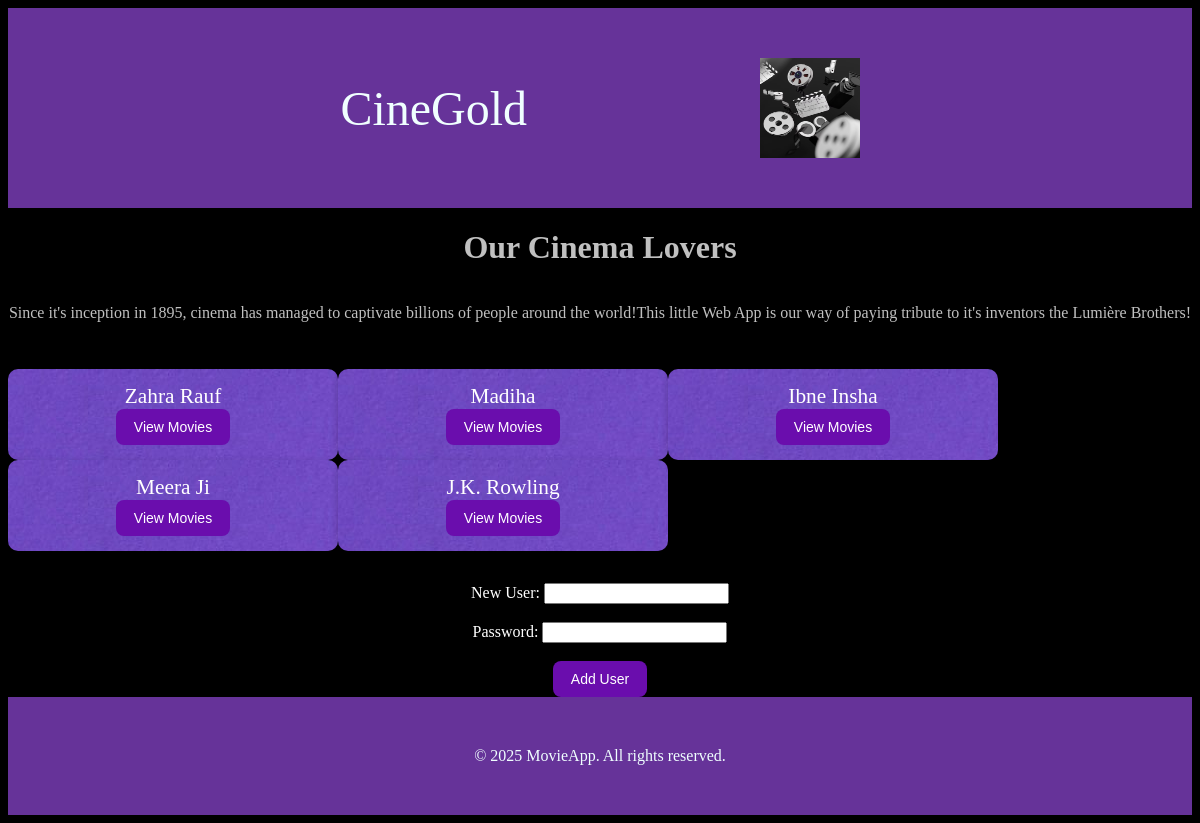
Before: / with the older database file.
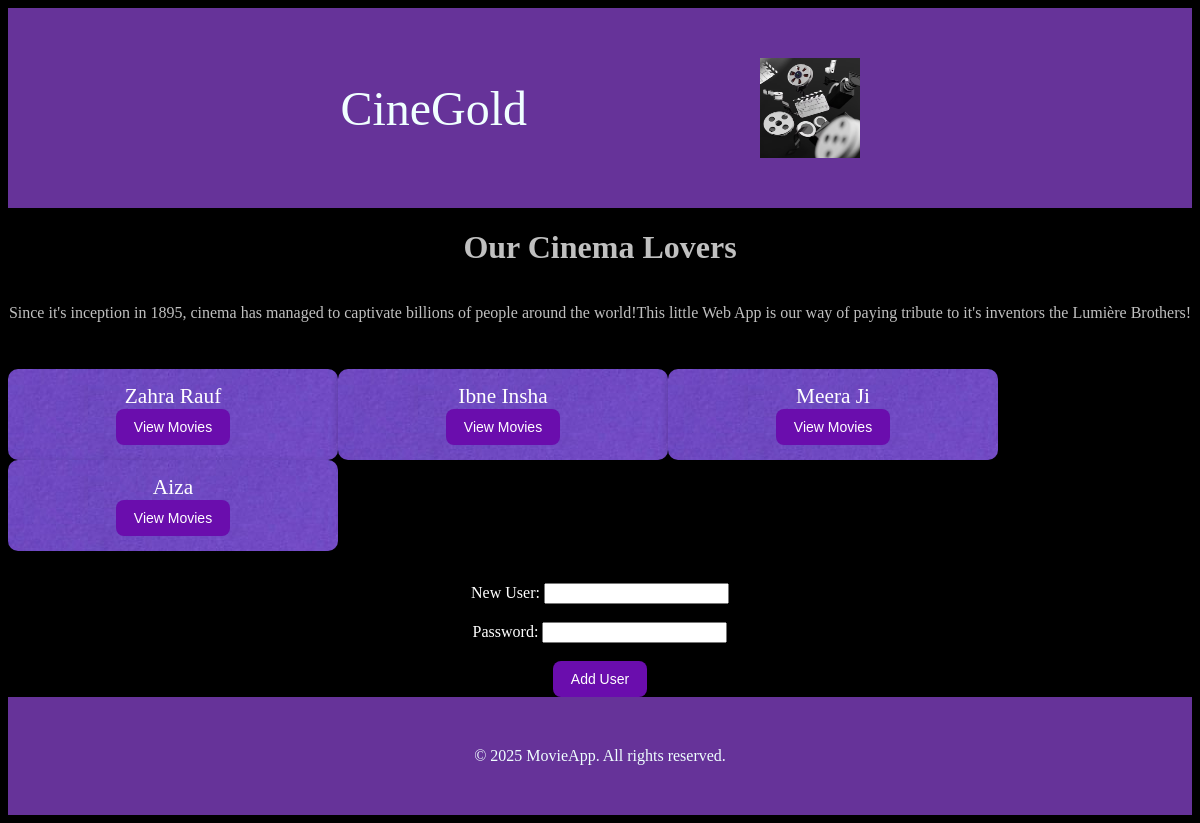
After: the same page with the newer database file.
### models.py (models this page shows, shortened)
class User(db.Model):
    id = db.Column(db.Integer, primary_key=True)
    name = db.Column(db.String(100), nullable=False)
    password = db.Column(db.String(200), nullable=False)
    movies = db.relationship("Movie", backref="user", lazy=True)

### app.py (the view)
@app.route('/')
def display_users():
    users = data_manager.get_users()
    """for user in users:
        print(user.name)
        print(user.password)"""
    if not users:
        flash("Please add some users", "error")
        return render_template('index.html', users=users, messages=messages)
    return render_template('index.html', users=users)

### data_manager.py (called while the page is built)
    def get_users(self):
        users = User.query.all()
        return users

### templates/index.html (shortened to what this page needs)
<!DOCTYPE html>
<html lang="en">
<head>
    <link rel="stylesheet" href="{{ url_for('static', filename='style.css') }}">
</head>
<body>
    <header>CineGold
    <img src="/static/images/cinelogo.avif" alt="The website logo" width="100" height="100">
    </header>
    <h1 class="user-heading">Our Cinema Lovers</h1>
    <p>Since it's inception in 1895, cinema has managed to captivate billions of people around the world!</p>
    <p>This little Web App is our way of paying tribute to it's inventors the Lumière Brothers!</p>
        <ul class="user-list">
        {% for user in users %}
         <li class="user-card">
            <span>{{ user.name }}</span>
             <form action="{{ url_for('display_movies', user_id=user.id) }}" method="get">
                <button type="submit">View Movies</button>
            </form>
         </li>
        {% endfor %}
        </ul>
    <div class="user-add">
    <form action="{{ url_for('create_user') }}" method="post">
        <label for="name">New User:</label>
        <input type="text" id="name" name="name" required><br><br>
        <label for="password">Password:</label>
        <input type="password" id="password" name="password" required><br><br>
        <button type="submit">Add User</button>
    </form>
    </div>
    <footer>© 2025 MovieApp. All rights reserved.</footer>
</body>
</html>

### static/style.css (style rules this page uses)
header { background-color: rebeccapurple; padding: 50px 100px; display: flex; width: 100%; align-items: center; justify-content: space-evenly; color: azure; font-size: xxx-large; }
footer { background-color: rebeccapurple; padding: 50px 100px; display: flex; width: 100%; align-items: center; justify-content: center; color: azure; }
.user-heading { background-color: black; align-items: center; display: flex; flex-wrap: wrap; justify-content: center; color: silver; width: 100%; }
.user-list { display: flex; flex-wrap: wrap; align-items: center; padding: 10px 0; background: black; color: white; text-align: center; font-size: 16pt; width: 100%; }
.user-card { background-color: black; border-radius: 10px; padding: 15px; box-shadow: 0 3px 8px rgba(0, 0, 0, 0.2); width: 300px; display: flex; flex-direction: column; align-items: center; text-align: center; background-image: url('images/user-grid.jpg'); overflow: hidden; }
.user-add { background-color: black; color: white; box-shadow: 0 3px 8px rgba(0, 0, 0, 0.2); width: 100%; display: flex; height: 20%; justify-content: center; align-items: center; text-align: center; }
body, html { display: flex; flex-wrap: wrap; background: black; align-items: center; justify-content: center; color: black; font-family: Monaco; width: 100%; }
p { display: flex; align-items: center; justify-content: center; color:silver; pading: 100px }
button { background-color: #6A0DAD; color: white; border: none; padding: 10px 18px; border-radius: 8px; font-size: 14px; cursor: pointer; transition: all 0.3s ease; }

Changed rows visible on the page:
removed User: name "Madiha"
removed User: name "J.K. Rowling"
added User: name "Aiza"
